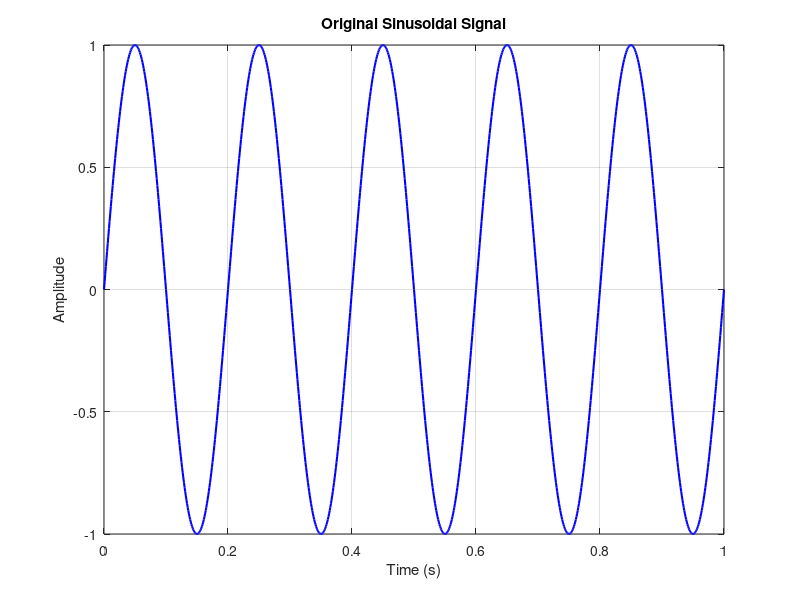
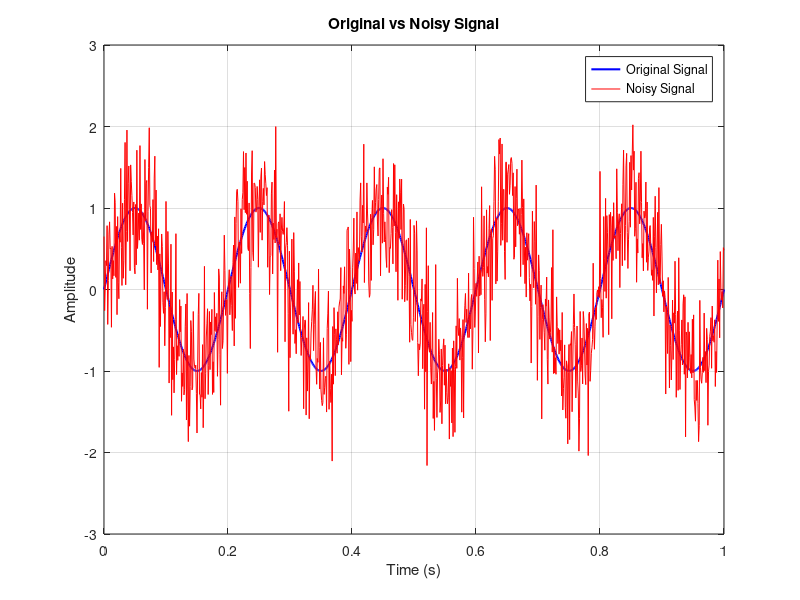
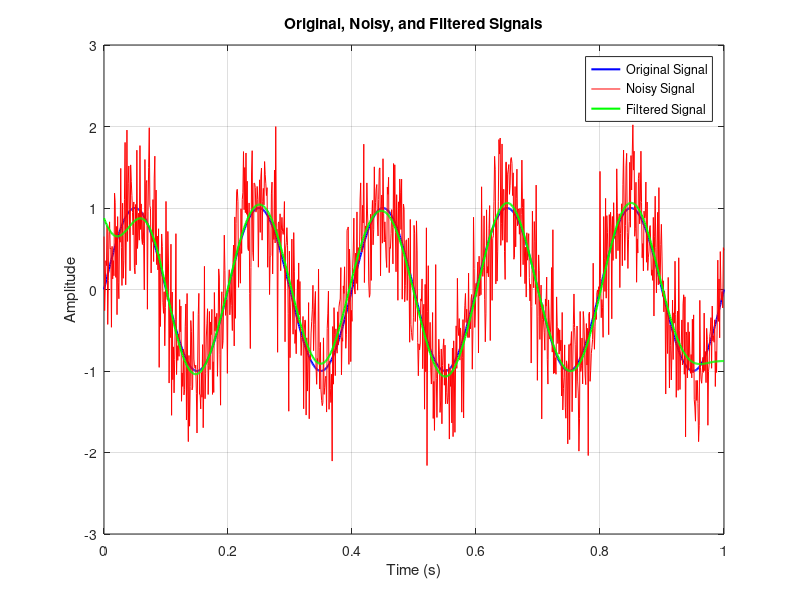

The MATLAB script that drew these images, in order:
clc;
clear;
close all;

% Parameters
fs = 1000;              % Sampling frequency in Hz
t = 0:1/fs:1;           % Time vector
f_signal = 5;           % Frequency of the sinusoidal signal in Hz
amplitude = 1;          % Amplitude of the sinusoidal signal

% Generate original sinusoidal signal
original_signal = amplitude * sin(2 * pi * f_signal * t);

% Plot original signal
figure;
plot(t, original_signal, 'b', 'LineWidth', 1.5);
title('Original Sinusoidal Signal');
xlabel('Time (s)');
ylabel('Amplitude');
grid on;

% Add Gaussian white noise
noise_level = 0.5;      % Noise level
noise = noise_level * randn(size(t));
noisy_signal = original_signal + noise;

% Plot original and noisy signals
figure;
plot(t, original_signal, 'b', 'LineWidth', 1.5);
hold on;
plot(t, noisy_signal, 'r');
title('Original vs Noisy Signal');
xlabel('Time (s)');
ylabel('Amplitude');
legend('Original Signal', 'Noisy Signal');
grid on;

% Remove noise using a low-pass Butterworth filter
cutoff_frequency = 10;      % Cutoff frequency in Hz
filter_order = 4;           % Filter order

[b, a] = butter(filter_order, cutoff_frequency / (fs / 2), 'low');
filtered_signal = filtfilt(b, a, noisy_signal);

% Plot original, noisy, and filtered signals
figure;
plot(t, original_signal, 'b', 'LineWidth', 1.5);
hold on;
plot(t, noisy_signal, 'r');
plot(t, filtered_signal, 'g', 'LineWidth', 1.5);

title('Original, Noisy, and Filtered Signals');
xlabel('Time (s)');
ylabel('Amplitude');

legend('Original Signal', 'Noisy Signal', 'Filtered Signal');
grid on;
